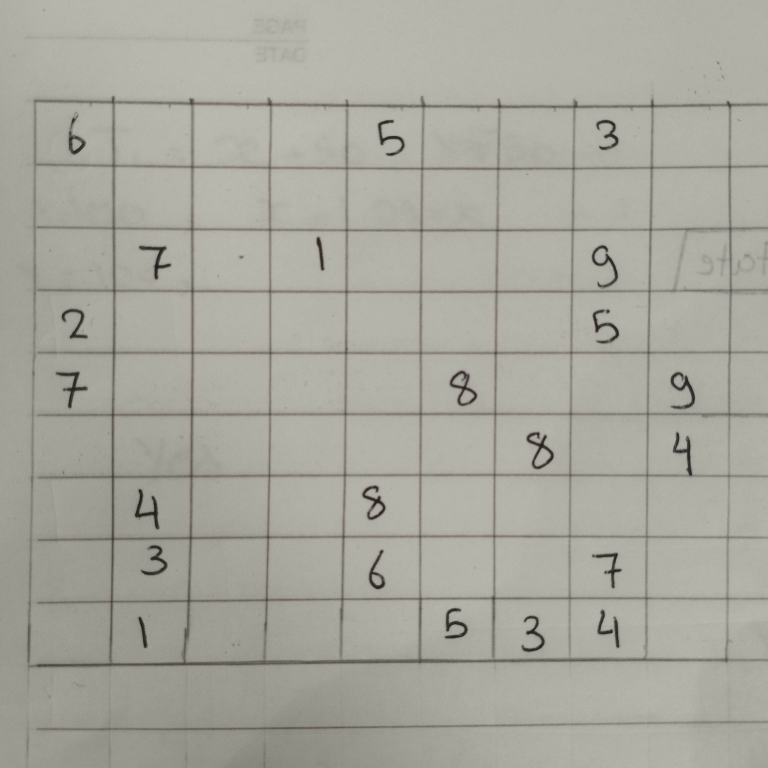
#> input picture temp_upload.png, 3072 x 3072 px (shown at 1/4 size)
$ python inspect_row0.py
#> lines starting #> are read from the running program, lines starting #| are printed output that depends on the picture
from PIL import Image
import numpy as np

img = Image.open('temp_upload.png').convert("L")
arr = 255.0 - np.array(img, dtype=np.float32)
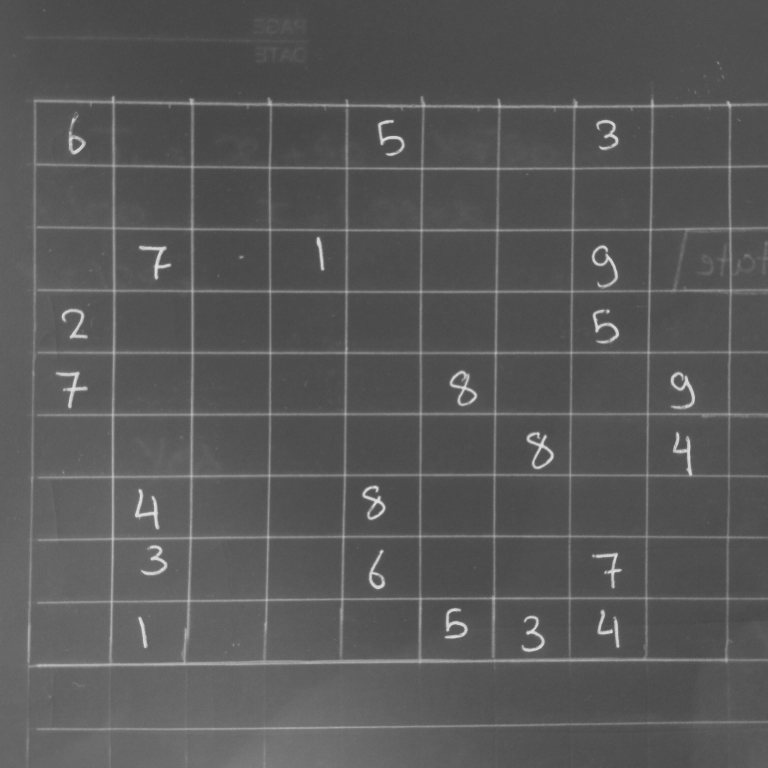
#> arr: shape (3072, 3072) float32 (shown at 1/4 size); min 62, max 249, mean 88.5

# Look at y from 10 to 120 (Row 0)
row0 = arr[10:120, :]
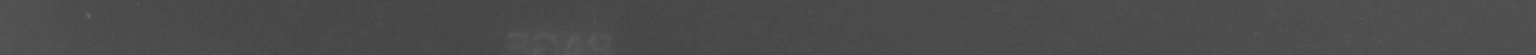
#> row0: shape (110, 3072) float32 (shown at 1/2 size); min 63, max 106, mean 75.7
for c in range(9):
    x0 = int(16 + c * (1062 - 16) / 9.0)
    x1 = int(16 + (c + 1) * (1062 - 16) / 9.0)
    patch = row0[:, x0:x1]
    print(f"Col {c} (x in [{x0}, {x1}]): max={patch.max():.1f}, mean={patch.mean():.1f}")
#> this loop made 9 passes
#| Col 0 (x in [16, 132]): max=88.0, mean=80.1
#| Col 1 (x in [132, 248]): max=106.0, mean=76.7
#| Col 2 (x in [248, 364]): max=89.0, mean=75.3
#| Col 3 (x in [364, 480]): max=81.0, mean=74.0
#| Col 4 (x in [480, 597]): max=81.0, mean=73.1
#| Col 5 (x in [597, 713]): max=79.0, mean=72.5
#| Col 6 (x in [713, 829]): max=81.0, mean=72.3
#| Col 7 (x in [829, 945]): max=80.0, mean=72.0
#> (further printed lines are left out)
#> pass 1, `patch = row0[:, x0:x1]`:
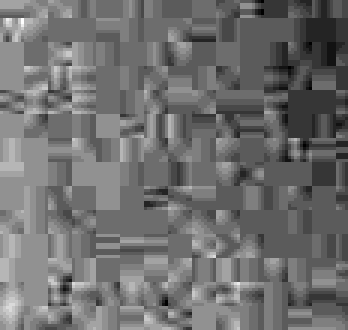
#> patch: shape (110, 116) float32 (shown 3 times larger); min 74, max 88, mean 80.1; drawn with min black and max white
#> pass 2, `patch = row0[:, x0:x1]`:
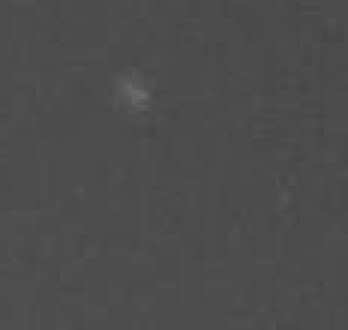
#> patch: shape (110, 116) float32 (shown 3 times larger); min 68, max 106, mean 76.7
#> pass 3, `patch = row0[:, x0:x1]`:
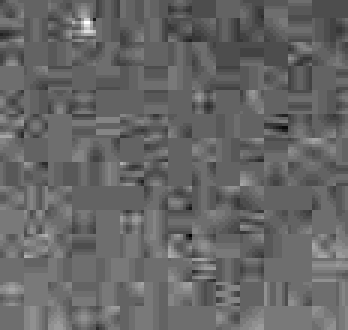
#> patch: shape (110, 116) float32 (shown 3 times larger); min 66, max 89, mean 75.3; drawn with min black and max white
#> after the loop:
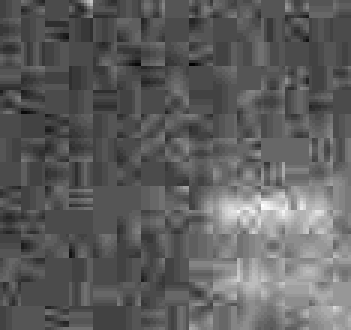
#> patch: shape (110, 117) float32 (shown 3 times larger); min 64, max 91, mean 74; drawn with min black and max white
